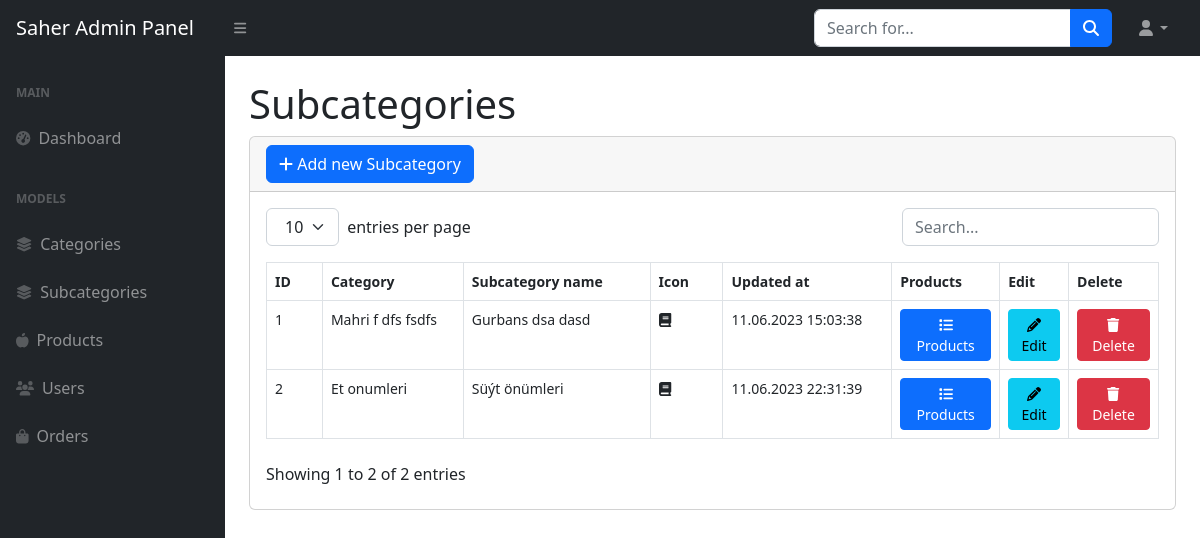
The app's page /adminpanel/subcategories/ (signed in) with its own data.
### subcategories/models.py (models this page shows, shortened)
class Subcategory(models.Model):
    name = models.CharField(max_length=50)
    category = models.ForeignKey(Category, on_delete=models.CASCADE, related_name='subcategories')
    icon = models.CharField(max_length=100, null=True, blank=True)
    created_at = models.DateTimeField(auto_now_add=True)
    updated_at = models.DateTimeField(auto_now=True)

### categories/models.py (models this page shows)
class Category(models.Model):
    name = models.CharField(max_length=50)
    icon = models.CharField(max_length=100)
    created_at = models.DateTimeField(auto_now_add=True)
    updated_at = models.DateTimeField(auto_now=True)
    def __str__(self):
        return self.name

### adminpanel/views.py (the view)
# urls.py: path('subcategories/', views.subcategories, name='admin.subcategories'),
@login_required(login_url='admin.login')
def subcategories(request):
    categories = Subcategory.objects.all()
    context = {
        'categories':categories
    }
    return render(request, 'adminpanel/subcategories.html', context)

### adminpanel/templates/adminpanel/subcategories.html (shortened to what this page needs)
{% extends 'adminpanel/main.html' %}
{% block main %}
<main>
    <div class="container-fluid px-4">
        <h1 class="mt-4">Subcategories</h1>
        <div class="card mb-4">
            <div class="card-header">
                <a class="btn btn-primary" href="{% url 'subcategory.add' %}" role="button"> <i class="fa fa-plus" aria-hidden="true"></i> Add new Subcategory</a>
            </div>
            <div class="card-body">
                <table id="datatablesSimple">
                    <thead>
                        <tr>
                            <th>ID</th>
                            <th>Category</th>
                            <th>Subcategory name</th>
                            <th>Icon</th>
                            <th>Updated at</th>
                            <th>Products</th>
                            <th>Edit</th>
                            <th>Delete</th>
                        </tr>
                    </thead>
                    <tbody>
                        {% for category in categories %}
                        <tr>
                            <td>{{category.id}}</td>
                            <td>{{category.category}}</td>
                            <td>{{category.name}}</td>
                            <td> <i class="{{category.icon}}" aria-hidden="true"></i></td>
                            <td> {{category.updated_at|date:"d.m.Y H:i:s"}}</td>
                            <td>
                                <a href="" class="btn btn-sm btn-primary"><i class="fa fa-list" aria-hidden="true"></i> Products</a>
                            </td>
                            <td>
                                <a href="{% url 'subcategory.edit' category.id %}" class="btn btn-sm btn-info"> <i class="fa fa-pencil" aria-hidden="true"></i> Edit</a>
                            </td>
                            <td>
                                <a href="{% url 'subcategory.delete' category.id %}" class="btn btn-sm btn-danger"><i class="fa fa-trash" aria-hidden="true"></i> Delete</a>
                            </td>
                        </tr>
                        {% endfor %}
                    </tbody>
                </table>
            </div>
        </div>
    </div>
</main>
{% endblock main %}

### records on screen
Subcategory: id "1", category "Mahri f dfs fsdfs", name "Gurbans dsa dasd", updated_at "11.06.2023 15:03:38"
Subcategory: id "2", category "Et onumleri", name "Süýt önümleri", updated_at "11.06.2023 22:31:39"
